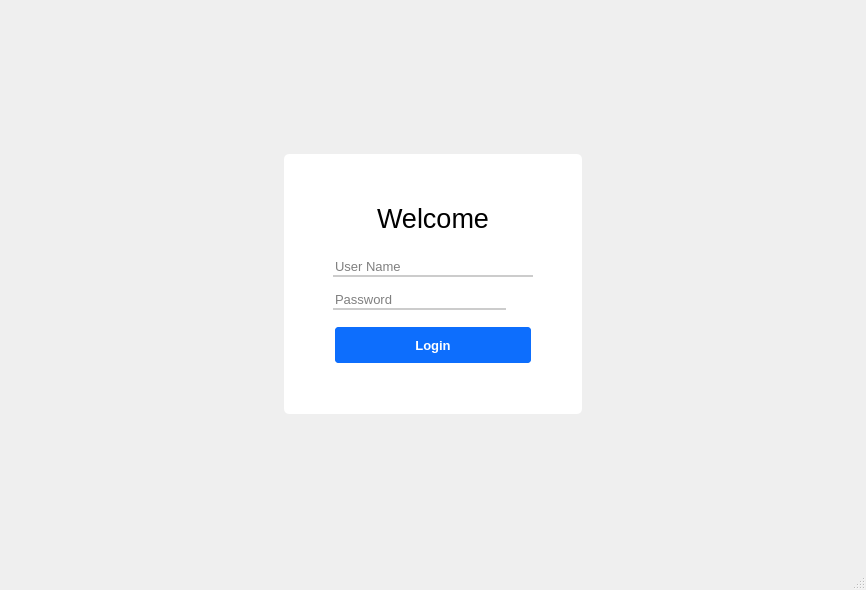
<?xml version="1.0" encoding="UTF-8"?>
<ui version="4.0">
 <class>MainWindow</class>
 <widget class="QMainWindow" name="MainWindow">
  <property name="geometry">
   <rect>
    <x>0</x>
    <y>0</y>
    <width>866</width>
    <height>590</height>
   </rect>
  </property>
  <property name="windowTitle">
   <string>MainWindow</string>
  </property>
  <property name="styleSheet">
   <string notr="true">
QMainWindow{
	
	border-image: url(ui/static/img/login.jpg);
	
}

#widget{
	background-color:#fff;
	border-radius: 5px;
}

Qlabel{
	color:#767e89;
}

Qlabel#label{
color:#000;
}

QLineEdit{
	border:none;
	border-bottom:2px solid#cccccc;
}

QLineEdit:focus{
	border-bottom:2px solid#28a2a2;
}

QPushButton{
	background-color:#0d6efd;
	border: 2px solid #fff;
	color: #fff;
	border-radius: 5px;
	padding: 6px;
}

QPushButton:hover,
QPushButton:clicked{
	background-color:#0b5ed7;
	border: 2px solid #9ac3fe;


}










</string>
  </property>
  <widget class="QWidget" name="centralwidget">
   <layout class="QGridLayout" name="gridLayout_2">
    <item row="1" column="1">
     <widget class="QWidget" name="widget" native="true">
      <layout class="QGridLayout" name="gridLayout">
       <item row="0" column="1">
        <spacer name="verticalSpacer">
         <property name="orientation">
          <enum>Qt::Vertical</enum>
         </property>
         <property name="sizeType">
          <enum>QSizePolicy::Fixed</enum>
         </property>
         <property name="sizeHint" stdset="0">
          <size>
           <width>20</width>
           <height>40</height>
          </size>
         </property>
        </spacer>
       </item>
       <item row="1" column="0">
        <spacer name="horizontalSpacer_2">
         <property name="orientation">
          <enum>Qt::Horizontal</enum>
         </property>
         <property name="sizeType">
          <enum>QSizePolicy::Preferred</enum>
         </property>
         <property name="sizeHint" stdset="0">
          <size>
           <width>40</width>
           <height>20</height>
          </size>
         </property>
        </spacer>
       </item>
       <item row="1" column="1">
        <layout class="QVBoxLayout" name="verticalLayout_5">
         <property name="spacing">
          <number>24</number>
         </property>
         <item>
          <widget class="QLabel" name="label">
           <property name="font">
            <font>
             <pointsize>20</pointsize>
            </font>
           </property>
           <property name="text">
            <string>Welcome</string>
           </property>
           <property name="alignment">
            <set>Qt::AlignCenter</set>
           </property>
          </widget>
         </item>
         <item>
          <layout class="QVBoxLayout" name="verticalLayout_4">
           <property name="spacing">
            <number>12</number>
           </property>
           <item>
            <layout class="QVBoxLayout" name="verticalLayout_3">
             <property name="spacing">
              <number>12</number>
             </property>
             <item>
              <layout class="QVBoxLayout" name="verticalLayout">
               <property name="spacing">
                <number>3</number>
               </property>
               <item>
                <widget class="QLineEdit" name="user_input">
                 <property name="minimumSize">
                  <size>
                   <width>200</width>
                   <height>0</height>
                  </size>
                 </property>
                 <property name="font">
                  <font>
                   <pointsize>10</pointsize>
                  </font>
                 </property>
                 <property name="placeholderText">
                  <string>User Name</string>
                 </property>
                </widget>
               </item>
              </layout>
             </item>
             <item>
              <layout class="QHBoxLayout" name="horizontalLayout">
               <property name="spacing">
                <number>3</number>
               </property>
               <item>
                <widget class="QLineEdit" name="pw_input">
                 <property name="font">
                  <font>
                   <pointsize>10</pointsize>
                  </font>
                 </property>
                 <property name="echoMode">
                  <enum>QLineEdit::Password</enum>
                 </property>
                 <property name="readOnly">
                  <bool>false</bool>
                 </property>
                 <property name="placeholderText">
                  <string>Password</string>
                 </property>
                </widget>
               </item>
               <item>
                <widget class="QToolButton" name="btn_pw_state">
                 <property name="font">
                  <font>
                   <pointsize>10</pointsize>
                  </font>
                 </property>
                 <property name="cursor">
                  <cursorShape>PointingHandCursor</cursorShape>
                 </property>
                 <property name="styleSheet">
                  <string notr="true">QToolButton {
    /* Kích thước nhỏ gọn */
    border-radius: 12px; /* 24 / 2 */
    min-width: 24px;
    max-width: 24px;
    min-height: 24px;
    max-height: 24px;

    /* Màu sắc đơn giản: Xám mờ */
    background-color: transparent;
    border: none;
    icon-size: 16px; 
}

/* Khi di chuột: Hiện nền xám nhạt để người dùng biết là nút bấm được */
QToolButton:hover {
    background-color: rgba(0, 0, 0, 10%); /* Đen mờ 10% hoặc dùng #e0e0e0 */
}

/* Khi nhấn: Màu xanh dương dịu để xác nhận */
QToolButton:pressed {
    background-color: rgba(0, 120, 215, 20%);
}

/* Khi ở trạng thái kích hoạt (Show password) */
QToolButton:checked {
    color: #0078d7; /* Đổi màu icon sang xanh nếu dùng font icon */
}</string>
                 </property>
                 <property name="text">
                  <string/>
                 </property>
                 <property name="icon">
                  <iconset resource="resource.qrc">
                   <normaloff>:/icon/static/icon/hide-password-16.png</normaloff>
                   <normalon>:/icon/static/icon/show-password-3-16.png</normalon>:/icon/static/icon/hide-password-16.png</iconset>
                 </property>
                 <property name="checkable">
                  <bool>true</bool>
                 </property>
                 <property name="checked">
                  <bool>true</bool>
                 </property>
                </widget>
               </item>
              </layout>
             </item>
            </layout>
           </item>
           <item>
            <widget class="QPushButton" name="btn_login">
             <property name="minimumSize">
              <size>
               <width>0</width>
               <height>40</height>
              </size>
             </property>
             <property name="font">
              <font>
               <pointsize>10</pointsize>
               <weight>75</weight>
               <bold>true</bold>
              </font>
             </property>
             <property name="text">
              <string>Login</string>
             </property>
            </widget>
           </item>
          </layout>
         </item>
        </layout>
       </item>
       <item row="1" column="2">
        <spacer name="horizontalSpacer">
         <property name="orientation">
          <enum>Qt::Horizontal</enum>
         </property>
         <property name="sizeType">
          <enum>QSizePolicy::Preferred</enum>
         </property>
         <property name="sizeHint" stdset="0">
          <size>
           <width>40</width>
           <height>20</height>
          </size>
         </property>
        </spacer>
       </item>
       <item row="2" column="1">
        <spacer name="verticalSpacer_2">
         <property name="orientation">
          <enum>Qt::Vertical</enum>
         </property>
         <property name="sizeType">
          <enum>QSizePolicy::Fixed</enum>
         </property>
         <property name="sizeHint" stdset="0">
          <size>
           <width>20</width>
           <height>40</height>
          </size>
         </property>
        </spacer>
       </item>
      </layout>
     </widget>
    </item>
    <item row="0" column="1">
     <spacer name="verticalSpacer_4">
      <property name="orientation">
       <enum>Qt::Vertical</enum>
      </property>
      <property name="sizeHint" stdset="0">
       <size>
        <width>20</width>
        <height>94</height>
       </size>
      </property>
     </spacer>
    </item>
    <item row="1" column="2">
     <spacer name="horizontalSpacer_4">
      <property name="orientation">
       <enum>Qt::Horizontal</enum>
      </property>
      <property name="sizeHint" stdset="0">
       <size>
        <width>253</width>
        <height>20</height>
       </size>
      </property>
     </spacer>
    </item>
    <item row="2" column="1">
     <spacer name="verticalSpacer_3">
      <property name="orientation">
       <enum>Qt::Vertical</enum>
      </property>
      <property name="sizeHint" stdset="0">
       <size>
        <width>20</width>
        <height>94</height>
       </size>
      </property>
     </spacer>
    </item>
    <item row="1" column="0">
     <spacer name="horizontalSpacer_3">
      <property name="orientation">
       <enum>Qt::Horizontal</enum>
      </property>
      <property name="sizeHint" stdset="0">
       <size>
        <width>253</width>
        <height>20</height>
       </size>
      </property>
     </spacer>
    </item>
   </layout>
  </widget>
  <widget class="QMenuBar" name="menubar">
   <property name="geometry">
    <rect>
     <x>0</x>
     <y>0</y>
     <width>866</width>
     <height>21</height>
    </rect>
   </property>
  </widget>
  <widget class="QStatusBar" name="statusbar"/>
 </widget>
 <resources>
  <include location="resource.qrc"/>
 </resources>
 <connections/>
</ui>
